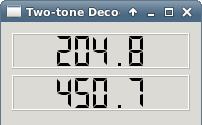

The script that drew this image:
#!/usr/bin/env python

#    twotonedecoder.py: Decodes the frequencies of two-tone codes used in
#                       fire dispatch pager systems. 
#
#    Copyright (C) 2013 Seth Yastrov <syastrov@gmail.com>
#
#    This program is free software: you can redistribute it and/or modify
#    it under the terms of the GNU General Public License as published by
#    the Free Software Foundation, either version 3 of the License, or
#    (at your option) any later version.
#
#    This program is distributed in the hope that it will be useful,
#    but WITHOUT ANY WARRANTY; without even the implied warranty of
#    MERCHANTABILITY or FITNESS FOR A PARTICULAR PURPOSE.  See the
#    GNU General Public License for more details.
#
#    You should have received a copy of the GNU General Public License
#    along with this program.  If not, see <http://www.gnu.org/licenses/>.


################################
# Settings
################################

# Number of tones to measure sequentially before considering as a new tone group
NUM_TONES = 2

# Minimum difference between two tone frequencies in Hz to consider them as different tones
MIN_TONE_FREQUENCY_DIFFERENCE = 5.0

# Minimum length of time in seconds to consider a signal as a tone
MIN_TONE_LENGTH = 0.200

# Maximum standard deviation in tone frequency to consider a signal as one tone
MAX_TONE_FREQ_STD_DEVIATION = 10.0

# Loudness in dB, below which to ignore signals
SQUELCH = -70.

################################
# END Settings
################################

import sys
#sys.stdout = open("logfile.txt","w")

try:
  import numpy
except ImportError:
  print "NumPy required to perform calculations"
  raise

from PyQt4.QtCore import *
from PyQt4.QtGui import *

def schmitt(data, rate):
  loudness = numpy.sqrt(numpy.sum((data/32768.)**2)) / float(len(data))
  rms = 20.0 * numpy.log10(loudness)
  #print "RMS", rms
  if rms < SQUELCH:
    return -1

  blockSize = len(data) - 1

  #print blockSize
  freq = 0.
  trigfact = 0.6

  schmittBuffer = data
  
  A1 = max(schmittBuffer)
  A2 = min(schmittBuffer)

  #print "A1", A1, "A2", A2

  # calculate trigger values, rounding up
  t1 = round(A1 * trigfact)
  t2 = round(A2 * trigfact)

  #print "T1", t1, "T2", t2

  startpoint = -1
  endpoint = 0
  schmittTriggered = 0
  tc = 0
  schmitt = []
  for j in range(0, blockSize):
    schmitt.append(schmittTriggered)
    if not schmittTriggered:
      schmittTriggered = (schmittBuffer[j] >= t1)
    elif schmittBuffer[j] >= t2 and schmittBuffer[j+1] < t2:
      schmittTriggered = 0
      if startpoint == -1:
        tc = 0
        startpoint = j
        endpoint = startpoint+1
      else:
        endpoint = j
        tc += 1

  #print "Start, end", startpoint, endpoint
  #print "TC", tc
  if endpoint > startpoint:
    freq = rate * (tc / float(endpoint - startpoint))
    
  """
  from pylab import *
  ion()
  
  timeArray = arange(0, float(len(data)), 1)
  timeArray = timeArray / rate
  timeArray = timeArray * 1000  #scale to milliseconds

  hold(False)

  plot(timeArray, data, 'k', timeArray[startpoint:endpoint], [s*1000 for s in schmitt[startpoint:endpoint]], 'r')
  title('Frequency: %7.3f Hz' % freq)
  ylabel('Amplitude')
  xlabel('Time (ms)')

  draw()
  """

  return freq


class MeasurerThread(QThread):
  def __init__(self, parent = None):
    QThread.__init__(self, parent)
    self.running = True

  def __del__(self):
    self.running = False
    self.wait()
    
  def run(self):
    chunk = 2048
    
    if len(sys.argv) > 1:
      wavfile = sys.argv[1]
    else:
      wavfile = ''

    if not wavfile:
      try:
        import pyaudio
      except ImportError:
        print "PyAudio required to capture audio"
        raise
      
      pa = pyaudio.PyAudio()

      print "Device Info", pa.get_default_host_api_info()

      #input_device_index = pa.get_host_api_info_by_type(pyaudio.paOSS)['defaultInputDevice']
      input_device_index = pa.get_default_host_api_info()['defaultInputDevice']

      FORMAT = pyaudio.paInt16
      channels = 1
      rate = 44100
      
      stream = pa.open(format = FORMAT,
                      channels = channels,
                      rate = rate,
                      input = True,
                      input_device_index = input_device_index,
                      frames_per_buffer = chunk)

    else:
      import wave
      wav = wave.open(wavfile, 'r')
      rate = wav.getframerate()
      channels = wav.getnchannels()
      print "channels", wav.getnchannels()
      print "width", wav.getsampwidth()
      print "Wav rate", rate
    
    #for i in range(0, ATE / chunk * RECORD_SECONDS):
    freqBufferSize = int(MIN_TONE_LENGTH * rate / float(chunk))
    freqBuffer = numpy.zeros(freqBufferSize)
    freqIndex = 0
    lastFreq = 0.
    toneIndex = -1
    while self.running:
      if not wavfile:
        data = stream.read(chunk)
      else:
        data = wav.readframes(chunk)
        if wav.tell() >= wav.getnframes():
          break
      buf = numpy.fromstring(data, dtype=numpy.int16)
      if channels == 2:
        # Get rid of second channel
        buf = buf.reshape(-1, 2)
        buf = numpy.delete(buf, 1, axis=1)
        buf = buf.reshape(-1)

      #print "A", len(a)
      freq = schmitt(buf, rate)
      if freq > 0:
        print "Freq", freq
        freqBuffer[freqIndex % freqBufferSize] = freq
        freqIndex += 1
        print freqBuffer
        stddev = freqBuffer.std()
        print "Std deviation", stddev
        if stddev < MAX_TONE_FREQ_STD_DEVIATION:
          mean = freqBuffer.mean()
          # Clear ringbuffer
          #freqBuffer = numpy.zeros(freqBufferSize)
          print "Mean", mean, "Last", lastFreq
          if abs(mean - lastFreq) > MIN_TONE_FREQUENCY_DIFFERENCE:
            toneIndex = (toneIndex + 1) % NUM_TONES
            if toneIndex == 0:
              self.emit(SIGNAL("clearFrequencies()"))
            lastFreq = mean
            self.emit(SIGNAL("measureFrequency(float, int)"), mean, toneIndex)

    if not wavfile:
      stream.close()
      pa.terminate()
    else:
      wav.close()

class MainWindow(QWidget):
  def __init__(self, parent = None):
    QWidget.__init__(self, parent)
    
    self.thread = MeasurerThread()
    self.connect(self.thread, SIGNAL("measureFrequency(float, int)"), self.showFrequency)
    self.connect(self.thread, SIGNAL("clearFrequencies()"), self.clearFrequencies)
    self.thread.start()

    self.frequencyLCDs = []
    for i in range(NUM_TONES):
      self.frequencyLCDs.append(QLCDNumber())

    vbox = QVBoxLayout()
    for lcd in self.frequencyLCDs:
      lcd.setSegmentStyle(QLCDNumber.Flat)
      vbox.addWidget(lcd)

    self.clearFrequencies()

    self.setLayout(vbox)

    self.setWindowTitle(self.tr("Two-tone Decoder"))
    self.resize(200, 100)

  def showFrequency(self, freq, i):
    self.frequencyLCDs[i].display(freq)

  def clearFrequencies(self):
    for lcd in self.frequencyLCDs:
      lcd.display('')

if __name__ == "__main__":
  app = QApplication(sys.argv)
  window = MainWindow()
  window.show()
  sys.exit(app.exec_())
